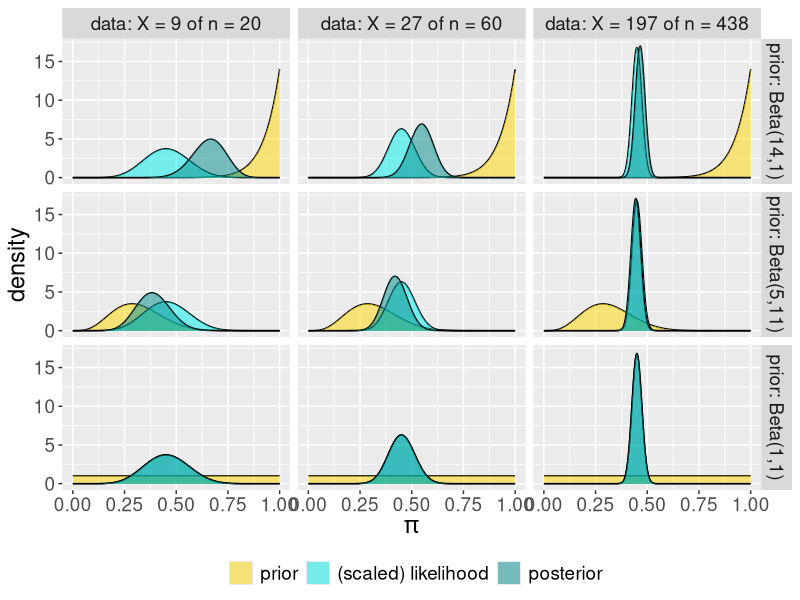

The R script that drew this image:
## ---- chunk 1
library(tidyverse)
## Remove
## Code for facet_wrapped Beta-Binomial plots
### Plotting function
beta_binom_grid_plot <- function(data, likelihood = FALSE, posterior = FALSE){
  g <- ggplot(data, aes(x = pi, y = prior)) + 
    geom_line() + 
    geom_area(alpha = 0.5, aes(fill = "prior", x = pi, y = prior)) + 
    scale_fill_manual("", values = c(prior = "gold1", 
      `(scaled) likelihood` = "cyan2", posterior = "cyan4"), breaks = c("prior", "(scaled) likelihood", "posterior")) + 
    labs(x = expression(pi), y = "density") + 
    theme(legend.position="bottom")
  
  if(likelihood == TRUE){
    g <- g + 
      geom_line(aes(x = pi, y = likelihood)) + 
      geom_area(alpha = 0.5, aes(fill = "(scaled) likelihood", x = pi, y = likelihood))
  }
  
  if(posterior == TRUE){
    g <- g + 
      geom_line(aes(x = pi, y = posterior)) + 
      geom_area(alpha = 0.5, aes(fill = "posterior", x = pi, y = posterior)) 
  }
  g
}
make_plot_data <- function(as, bs, xs, ns, labs_prior, labs_likelihood){
  ### Set up data to call in plot
  # Refinement parameter
  size <- 250
  
  # Model settings
  pi <- rep(seq(0,1,length=size), 9)
  
  # Prior parameters
  a <- rep(as, each = size*3)
  b <- rep(bs, each = size*3)
  # Data
  x <- rep(rep(xs, each = size), 3)
  n <- rep(rep(ns, each = size), 3)
  # Posterior parameters
  a_post <- x + a
  b_post <- n - x + b
  # Labels
  setting_prior      <- as.factor(rep(1:3, each = size*3))
  setting_likelihood <- as.factor(rep(rep(1:3, each = size), 3))
  levels(setting_prior)      <- labs_prior
  levels(setting_likelihood) <- labs_likelihood    
  # Prior, likelihood, posterior functions
  bfun1 <- function(x){dbinom(x = xs[1], size = ns[1], prob = x)}
  bfun2 <- function(x){dbinom(x = xs[2], size = ns[2], prob = x)}
  bfun3 <- function(x){dbinom(x = xs[3], size = ns[3], prob = x)}
  scale   <- rep(rep(c(integrate(bfun1, 0, 1)[[1]], integrate(bfun2, 0, 1)[[1]], integrate(bfun3, 0, 1)[[1]]), each = size), 3)
  prior      <- dbeta(x = pi, shape1 = a, shape2 = b)
  likelihood <- dbinom(x = x, size = n, prob = pi) / scale
  posterior  <- dbeta(x = pi, shape1 = a_post, shape2 = b_post)
  # Combine into data frame
  data.frame(setting_prior, setting_likelihood, pi, a, b, x, n, likelihood, prior, posterior)
}
plot_dat <- make_plot_data(
  as = c(5,1,14), bs = c(11,1,1), 
  xs = c(9,27,197), ns = c(20,60,438), 
  labs_prior = c("prior: Beta(5,11)", "prior: Beta(1,1)", "prior: Beta(14,1)"), 
  labs_likelihood = c("data: X = 9 of n = 20", "data: X = 27 of n = 60", "data: X = 197 of n = 438"))
## ---- chunk 2
plot_dat_new <- plot_dat %>% 
  mutate(setting_prior = factor(setting_prior, 
                                levels = c("prior: Beta(14,1)", "prior: Beta(5,11)", "prior: Beta(1,1)")))
beta_binom_grid_plot(plot_dat_new, posterior = TRUE, likelihood = TRUE) + 
  facet_grid(setting_prior ~ setting_likelihood) +
  theme(text = element_text(size=17)) 
